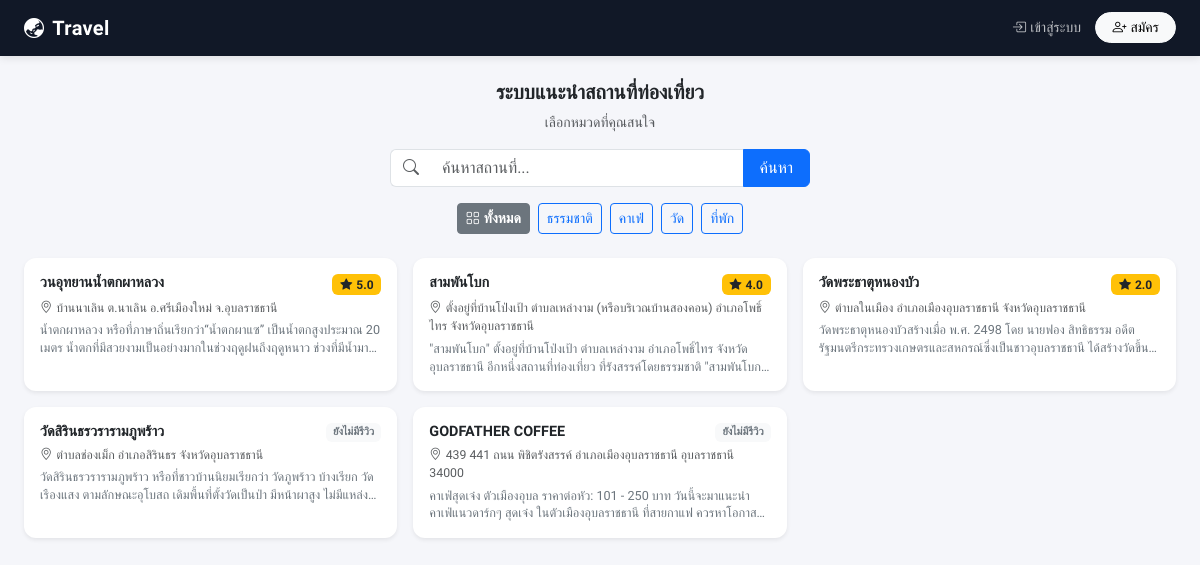
The page / on the database its author committed.
### models.py (models this page shows)
class Category(db.Model):
    __tablename__ = 'category'
    id   = db.Column(db.Integer, primary_key=True)
    name = db.Column(db.String(100), nullable=False)
    places = db.relationship('Place', backref='category', lazy=True)

class Place(db.Model):
    __tablename__ = 'place'
    id          = db.Column(db.Integer, primary_key=True)
    name        = db.Column(db.String(200), nullable=False)
    detail      = db.Column(db.Text,        nullable=False)
    location    = db.Column(db.String(200), nullable=False)
    latitude    = db.Column(db.Float,       nullable=True)
    longitude   = db.Column(db.Float,       nullable=True)
    user_id     = db.Column(db.Integer, db.ForeignKey('user.id'))
    category_id = db.Column(db.Integer, db.ForeignKey('category.id'))
    images    = db.relationship('PlaceImage', backref='place', lazy=True, cascade='all, delete-orphan')
    reviews   = db.relationship('Review',     backref='place', lazy=True, cascade='all, delete-orphan')
    favorites = db.relationship('Favorite',   backref='place', lazy=True, cascade='all, delete-orphan')
    @property
    def primary_image(self):
        return self.images[0].url if self.images else None
    @property
    def avg_rating(self):
        if not self.reviews:
            return None
        return round(sum(r.rating for r in self.reviews) / len(self.reviews), 1)

### blueprints/places.py (the view)
@places.route('/')
def home():
    all_places = Place.query.all()
    categories = Category.query.all()
    def sort_key(p):
        return p.avg_rating if p.avg_rating is not None else -1
    sorted_places = sorted(all_places, key=sort_key, reverse=True)
    places_by_cat = {}
    for c in categories:
        cat_places = [p for p in all_places if p.category_id == c.id]
        places_by_cat[c.id] = sorted(cat_places, key=sort_key, reverse=True)
    return render_template('places/home.html',
                           places=sorted_places,
                           places_by_cat=places_by_cat,
                           avg_ratings=_avg_ratings(all_places),
                           favorites=_favorites(),
                           categories=categories)

### blueprints/places.py (called while the page is built)
def _avg_ratings(place_list):
    return {p.id: p.avg_rating for p in place_list}

def _favorites():
    if not current_user.is_authenticated:
        return set()
    return {f.place_id for f in Favorite.query.filter_by(user_id=current_user.id).all()}

### templates/places/home.html (shortened to what this page needs)
{% extends 'base.html' %}
{% block content %}
{% macro render_card(p) %}
<div class="col-12 col-md-6 col-lg-4">
    <div class="card h-100 shadow-sm border-0"
         style="cursor:pointer;transition:transform .15s;"
         onmouseover="this.style.transform='translateY(-3px)'"
         onmouseout="this.style.transform='translateY(0)'"
         onclick="location.href='{{ url_for('places.detail', id=p.id) }}'">
        <div class="card-body p-3">
            <div class="d-flex justify-content-between align-items-start mb-1">
                <h6 class="mb-0 fw-semibold" style="font-size:.9rem;">{{ p.name }}</h6>
                {% if avg_ratings.get(p.id) %}
                <span class="badge bg-warning text-dark ms-1 flex-shrink-0" style="font-size:.75rem;">
                    <i class="bi bi-star-fill me-1"></i>{{ avg_ratings.get(p.id) }}
                </span>
                {% else %}
                <span class="badge bg-light text-secondary ms-1 flex-shrink-0" style="font-size:.68rem;">ยังไม่มีรีวิว</span>
                {% endif %}
            </div>
            <p class="text-muted mb-1" style="font-size:.77rem;"><i class="bi bi-geo-alt me-1"></i>{{ p.location }}</p>
            <p class="text-secondary mb-0" style="font-size:.79rem;line-height:1.4;
               display:-webkit-box;-webkit-line-clamp:2;-webkit-box-orient:vertical;overflow:hidden;">{{ p.detail }}</p>
        </div>
    </div>
</div>
{% endmacro %}
<div class="text-center mb-4">
    <h5 class="fw-semibold">ระบบแนะนำสถานที่ท่องเที่ยว</h5>
    <p class="text-muted small mb-3">เลือกหมวดที่คุณสนใจ</p>
    <form method="GET" action="{{ url_for('places.list_places') }}" class="d-flex justify-content-center mb-3">
        <div class="input-group" style="max-width:420px;">
            <span class="input-group-text bg-white border-end-0"><i class="bi bi-search text-muted"></i></span>
            <input type="text" name="q" class="form-control border-start-0"
                   placeholder="ค้นหาสถานที่..." style="box-shadow:none;">
            <button class="btn btn-primary px-3" type="submit">ค้นหา</button>
        </div>
    </form>
    <div class="d-flex justify-content-center gap-2 flex-wrap">
        <a href="#" onclick="showSection('all');return false;"
           class="btn btn-sm btn-outline-secondary cat-btn active" id="btn-all">
            <i class="bi bi-grid me-1"></i>ทั้งหมด
        </a>
        {% for c in categories %}
        <a href="#" onclick="showSection('{{ c.id }}');return false;"
           class="btn btn-sm btn-outline-primary cat-btn" id="btn-{{ c.id }}">
            {{ c.name }}
        </a>
        {% endfor %}
    </div>
</div>
<div id="section-all">
    {% if places %}
    <div class="row g-3">
        {% for p in places %}{{ render_card(p) }}{% endfor %}
    </div>
    {% else %}
    <div class="text-center py-5 text-muted">
        <i class="bi bi-geo-alt" style="font-size:3rem;"></i>
        <p class="mt-2">ยังไม่มีสถานที่</p>
    </div>
    {% endif %}
</div>
{% endblock %}

### templates/base.html (shortened to what this page needs)
<!DOCTYPE html>
<html lang="th">
<head>
    <link href="https://cdn.jsdelivr.net/npm/bootstrap@5.3.0/dist/css/bootstrap.min.css" rel="stylesheet">
    <link href="https://cdn.jsdelivr.net/npm/bootstrap-icons@1.11.3/font/bootstrap-icons.css" rel="stylesheet">
</head>
<body>
<nav class="navbar navbar-dark">
  <div class="container-fluid px-4">
    <a class="navbar-brand d-flex align-items-center" href="{{ url_for('places.home') }}">
        <i class="bi bi-globe-asia-australia me-2"></i>Travel
    </a>
    <div class="d-flex align-items-center gap-1 flex-wrap">
      {% if current_user.is_authenticated %}
        <a href="{{ url_for('places.home') }}" class="nav-link-clean"><i class="bi bi-house me-1"></i>หน้าแรก</a>
        <a href="{{ url_for('places.list_places') }}" class="nav-link-clean"><i class="bi bi-map me-1"></i>สถานที่</a>
        <a href="{{ url_for('places.map_view') }}" class="nav-link-clean"><i class="bi bi-pin-map me-1"></i>แผนที่</a>
        <a href="{{ url_for('places.my_favorites') }}" class="nav-link-clean"><i class="bi bi-heart me-1"></i>โปรด</a>
        <div class="vr-soft mx-2"></div>
        <div class="dropdown">
          <button class="user-menu-btn dropdown-toggle" type="button" data-bs-toggle="dropdown" aria-expanded="false">
            <span class="user-avatar">{{ current_user.username[0]|upper }}</span>
            <span>{{ current_user.username }}</span>
          </button>
          <ul class="dropdown-menu dropdown-menu-end dropdown-menu-clean">
            <li><a class="dropdown-item" href="{{ url_for('user.profile') }}"><i class="bi bi-person-circle me-1"></i>โปรไฟล์ของฉัน</a></li>
            {% if current_user.is_admin %}
            <li><a class="dropdown-item" href="{{ url_for('admin.dashboard') }}"><i class="bi bi-gear-fill me-1"></i>Admin</a></li>
            {% endif %}
            <li><hr class="dropdown-divider"></li>
            <li><a class="dropdown-item text-danger" href="{{ url_for('auth.logout') }}"><i class="bi bi-box-arrow-right me-1"></i>ออกจากระบบ</a></li>
          </ul>
        </div>
      {% else %}
        <a href="{{ url_for('auth.login') }}" class="nav-link-clean"><i class="bi bi-box-arrow-in-right me-1"></i>เข้าสู่ระบบ</a>
        <a href="{{ url_for('auth.register') }}" class="btn btn-light btn-sm rounded-pill px-3"><i class="bi bi-person-plus me-1"></i>สมัคร</a>
      {% endif %}
    </div>
  </div>
</nav>
<div class="container-fluid px-4 mt-4">
    {% block content %}{% endblock %}
</div>
</body>
</html>

### templates/base.html (style rules this page uses)
body { font-family: 'Prompt', sans-serif; background: #f5f6fa; }
.navbar { box-shadow: 0 2px 8px rgba(0,0,0,.1); background:#111827 !important; }
.navbar-brand { font-weight: 600; letter-spacing:.3px; }
.nav-link-clean { color: rgba(255,255,255,.72); font-size: .88rem; text-decoration: none; padding: .4rem .65rem; border-radius: 6px; transition: color .15s ease, background-color .15s ease; }
.card { border-radius: 12px !important; }

### templates/places/home.html (style rules this page uses)
.cat-btn.active { font-weight:600; }

### rows shown on the page
Category: name "ธรรมชาติ"
Category: name "คาเฟ่"
Category: name "วัด"
Category: name "ที่พัก"
Place: name "วนอุทยานน้ำตกผาหลวง", get "5.0", location "บ้านนาเลิน ต.นาเลิน อ.ศรีเมืองใหม่ จ.อุบลราชธานี", detail "น้ำตกผาหลวง หรือที่ภาษาถิ่นเรียกว่า“น้ำตกผาแซ” เป็นน้ำตกสูงประมาณ 20 เมตร…"
Place: name "สามพันโบก", get "4.0", location "ตั้งอยู่ที่บ้านโป่งเป้า ตำบลเหล่างาม (หรือบริเวณบ้านสองคอน) อำเภอโพธิ์ไทร จังหวัดอุบลราชธานี", detail "\"สามพันโบก\" ตั้งอยู่ที่บ้านโป่งเป้า ตำบลเหล่างาม อำเภอโพธิ์ไทร จังหวัดอุบลราชธานี อีกหนึ่งสถานที่ท่องเที่ยว ที่รังสรรค์โดยธรรมชาติ…"
Place: name "วัดพระธาตุหนองบัว", get "2.0", location "ตำบลในเมือง อำเภอเมืองอุบลราชธานี จังหวัดอุบลราชธานี", detail "วัดพระธาตุหนองบัวสร้างเมื่อ พ.ศ. 2498 โดย นายฟอง สิทธิธรรม…"
Place: name "วัดสิรินธรวรารามภูพร้าว", shows "ยังไม่มีรีวิว", location "ตำบลช่องเม็ก อำเภอสิรินธร จังหวัดอุบลราชธานี", detail "วัดสิรินธรวรารามภูพร้าว หรือที่ชาวบ้านนิยมเรียกว่า วัดภูพร้าว บ้างเรียก วัดเรืองแสง ตามลักษณะอุโบสถ เดิมพื้นที่ตั้งวัดเป็นป่า มีหน้าผาสูง…"
Place: name "GODFATHER COFFEE", shows "ยังไม่มีรีวิว", location "439 441 ถนน พิชิตรังสรรค์ อำเภอเมืองอุบลราชธานี อุบลราชธานี 34000", detail "คาเฟ่สุดเจ๋ง ตัวเมืองอุบล ราคาต่อหัว: 101 - 250 บาท วันนี้จะมาแนะนำ คาเฟ่แนวดาร์กๆ สุดเจ๋ง ในตัวเมืองอุบลราชธานี…"
